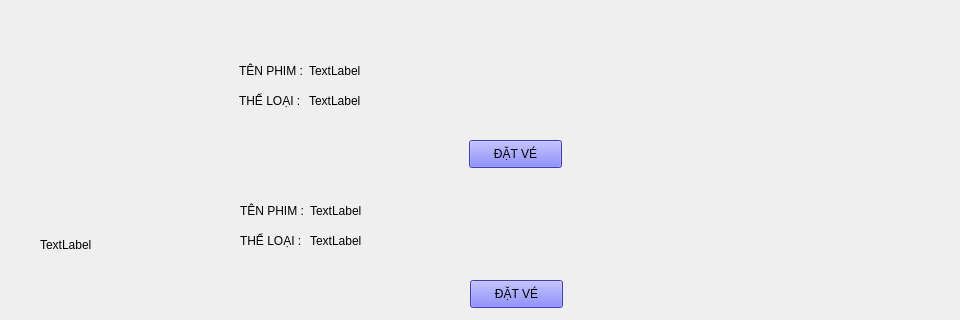
                 <widget class="QWidget" name="page">
                  <widget class="QWidget" name="widget_3" native="true">
                   <property name="geometry">
                    <rect>
                     <x>9</x>
                     <y>50</y>
                     <width>941</width>
                     <height>121</height>
                    </rect>
                   </property>
                   <widget class="QLabel" name="phim1">
                    <property name="geometry">
                     <rect>
                      <x>300</x>
                      <y>0</y>
                      <width>231</width>
                      <height>41</height>
                     </rect>
                    </property>
                    <property name="text">
                     <string>TextLabel</string>
                    </property>
                   </widget>
                   <widget class="QLabel" name="anh1">
                    <property name="geometry">
                     <rect>
                      <x>30</x>
                      <y>0</y>
                      <width>180</width>
                      <height>110</height>
                     </rect>
                    </property>
                    <property name="text">
                     <string>&lt;html&gt;&lt;head/&gt;&lt;body&gt;&lt;p&gt;&lt;img src=&quot;:/newPrefix/phim-chieu-rap-anh-14.png&quot;/&gt;&lt;/p&gt;&lt;/body&gt;&lt;/html&gt;</string>
                    </property>
                    <property name="scaledContents">
                     <bool>true</bool>
                    </property>
                   </widget>
                   <widget class="QLabel" name="phim1_2">
                    <property name="geometry">
                     <rect>
                      <x>300</x>
                      <y>30</y>
                      <width>231</width>
                      <height>41</height>
                     </rect>
                    </property>
                    <property name="text">
                     <string>TextLabel</string>
                    </property>
                   </widget>
                   <widget class="QPushButton" name="pushButton_8">
                    <property name="geometry">
                     <rect>
                      <x>460</x>
                      <y>90</y>
                      <width>93</width>
                      <height>28</height>
                     </rect>
                    </property>
                    <property name="styleSheet">
                     <string notr="true">
color: rgb(0, 0, 0);
background-color: rgb(85, 85, 255);</string>
                    </property>
                    <property name="text">
                     <string>ĐẶT VÉ</string>
                    </property>
                   </widget>
                   <widget class="QLabel" name="label_8">
                    <property name="geometry">
                     <rect>
                      <x>230</x>
                      <y>10</y>
                      <width>71</width>
                      <height>21</height>
                     </rect>
                    </property>
                    <property name="text">
                     <string>TÊN PHIM :</string>
                    </property>
                   </widget>
                   <widget class="QLabel" name="label_10">
                    <property name="geometry">
                     <rect>
                      <x>230</x>
                      <y>40</y>
                      <width>71</width>
                      <height>21</height>
                     </rect>
                    </property>
                    <property name="text">
                     <string>THỂ LOẠI :</string>
                    </property>
                   </widget>
                   <widget class="QPushButton" name="chuyenphim">
                    <property name="geometry">
                     <rect>
                      <x>230</x>
                      <y>10</y>
                      <width>391</width>
                      <height>28</height>
                     </rect>
                    </property>
                    <property name="styleSheet">
                     <string notr="true">QPushButton {
    background-color: rgba(0, 0, 0, 0); /* Nền trong suốt */
    border: none; /* Loại bỏ viền (nếu cần) */
    color: black; /* Màu chữ (có thể thay đổi) */
}
</string>
                    </property>
                    <property name="text">
                     <string/>
                    </property>
                   </widget>
                   <widget class="QPushButton" name="chuyenhinhanh">
                    <property name="geometry">
                     <rect>
                      <x>30</x>
                      <y>0</y>
                      <width>180</width>
                      <height>110</height>
                     </rect>
                    </property>
                    <property name="styleSheet">
                     <string notr="true">QPushButton {
    background-color: rgba(0, 0, 0, 0); /* Nền trong suốt */
    border: none; /* Loại bỏ viền (nếu cần) */
    color: black; /* Màu chữ (có thể thay đổi) */
}
</string>
                    </property>
                    <property name="text">
                     <string/>
                    </property>
                   </widget>
                  </widget>
                  <widget class="QWidget" name="widget_4" native="true">
                   <property name="geometry">
                    <rect>
                     <x>10</x>
                     <y>190</y>
                     <width>941</width>
                     <height>121</height>
                    </rect>
                   </property>
                   <widget class="QLabel" name="anh2">
                    <property name="geometry">
                     <rect>
                      <x>30</x>
                      <y>0</y>
                      <width>180</width>
                      <height>110</height>
                     </rect>
                    </property>
                    <property name="text">
                     <string>TextLabel</string>
                    </property>
                    <property name="scaledContents">
                     <bool>true</bool>
                    </property>
                   </widget>
                   <widget class="QPushButton" name="pushButton_5">
                    <property name="geometry">
                     <rect>
                      <x>460</x>
                      <y>90</y>
                      <width>93</width>
                      <height>28</height>
                     </rect>
                    </property>
                    <property name="styleSheet">
                     <string notr="true">
color: rgb(0, 0, 0);
background-color: rgb(85, 85, 255);</string>
                    </property>
                    <property name="text">
                     <string>ĐẶT VÉ</string>
                    </property>
                   </widget>
                   <widget class="QLabel" name="phim2_1">
                    <property name="geometry">
                     <rect>
                      <x>300</x>
                      <y>30</y>
                      <width>231</width>
                      <height>41</height>
                     </rect>
                    </property>
                    <property name="text">
                     <string>TextLabel</string>
                    </property>
                   </widget>
                   <widget class="QLabel" name="phim2">
                    <property name="geometry">
                     <rect>
                      <x>300</x>
                      <y>0</y>
                      <width>231</width>
                      <height>41</height>
                     </rect>
                    </property>
                    <property name="text">
                     <string>TextLabel</string>
                    </property>
                   </widget>
                   <widget class="QLabel" name="label_9">
                    <property name="geometry">
                     <rect>
                      <x>230</x>
                      <y>10</y>
                      <width>71</width>
                      <height>21</height>
                     </rect>
                    </property>
                    <property name="text">
                     <string>TÊN PHIM :</string>
                    </property>
                   </widget>
                   <widget class="QLabel" name="label_11">
                    <property name="geometry">
                     <rect>
                      <x>230</x>
                      <y>40</y>
                      <width>71</width>
                      <height>21</height>
                     </rect>
                    </property>
                    <property name="text">
                     <string>THỂ LOẠI :</string>
                    </property>
                   </widget>
                   <widget class="QPushButton" name="chuyenhinhanh_2">
                    <property name="geometry">
                     <rect>
                      <x>30</x>
                      <y>0</y>
                      <width>180</width>
                      <height>110</height>
                     </rect>
                    </property>
                    <property name="styleSheet">
                     <string notr="true">QPushButton {
    background-color: rgba(0, 0, 0, 0); /* Nền trong suốt */
    border: none; /* Loại bỏ viền (nếu cần) */
    color: black; /* Màu chữ (có thể thay đổi) */
}
</string>
                    </property>
                    <property name="text">
                     <string/>
                    </property>
                   </widget>
                   <widget class="QPushButton" name="chuyenphim_2">
                    <property name="geometry">
                     <rect>
                      <x>230</x>
                      <y>10</y>
                      <width>391</width>
                      <height>28</height>
                     </rect>
                    </property>
                    <property name="styleSheet">
                     <string notr="true">QPushButton {
    background-color: rgba(0, 0, 0, 0); /* Nền trong suốt */
    border: none; /* Loại bỏ viền (nếu cần) */
    color: black; /* Màu chữ (có thể thay đổi) */
}
</string>
                    </property>
                    <property name="text">
                     <string/>
                    </property>
                   </widget>
                  </widget>
                 </widget>
